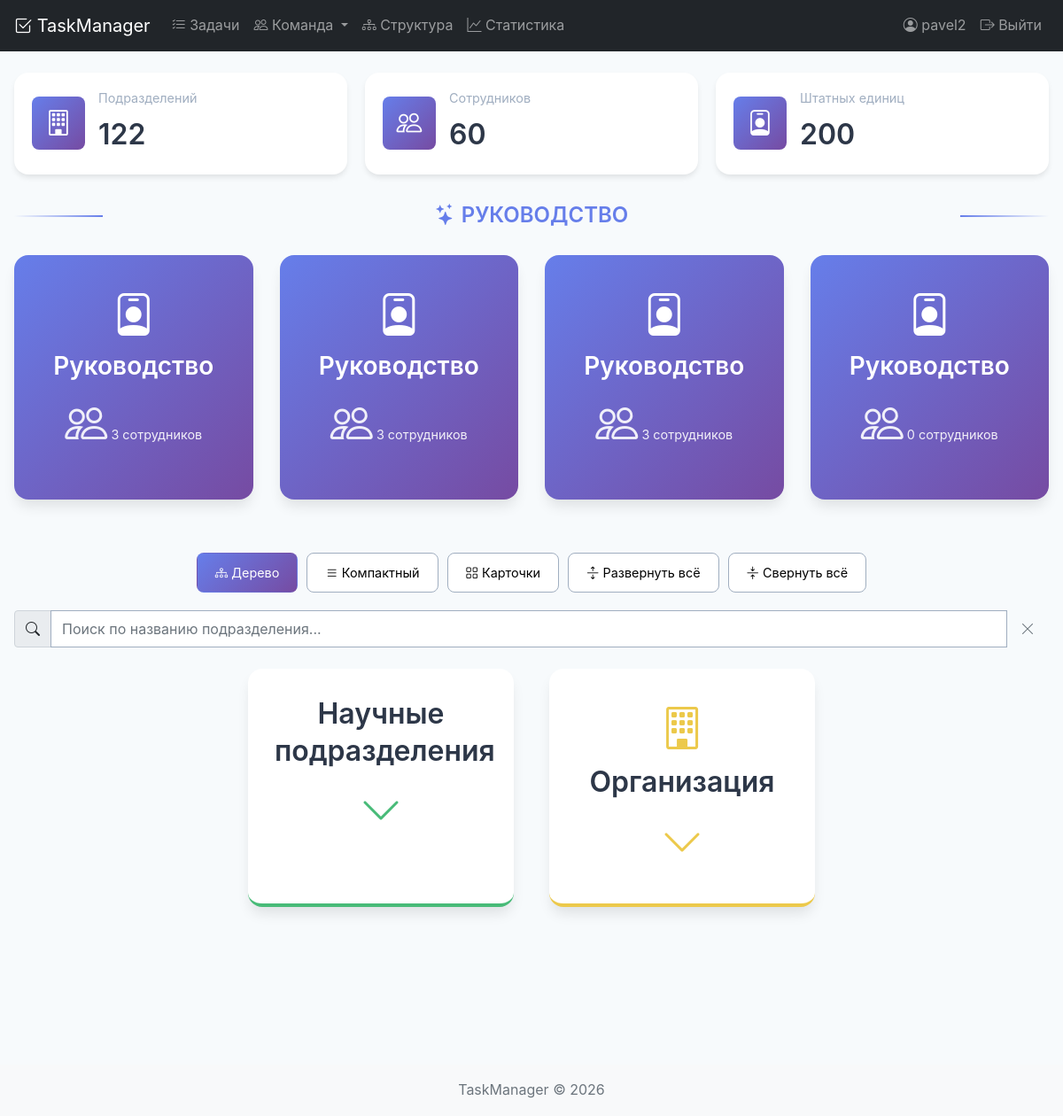
Page /org-chart/ (signed in) on the committed database.
### tasks/models.py (models this page shows, shortened)
class Department(models.Model):
    name = models.CharField('Название', max_length=255)
    code = models.CharField('Код', max_length=50, blank=True, null=True)
    parent = models.ForeignKey(
        'self',
        on_delete=models.CASCADE,
        verbose_name='Вышестоящее подразделение',
        related_name='children',
        null=True,
        blank=True
    )
    level = models.IntegerField('Уровень вложенности', default=0)
    full_path = models.CharField('Полный путь', max_length=500, blank=True)
    TYPE_CHOICES = [
        ('directorate', 'Дирекция'),
        ('department', 'Отдел'),
        ('laboratory', 'Лаборатория'),
        ('group', 'Группа'),
        ('service', 'Служба'),
        ('division', 'Отделение'),
    ]
    type = models.CharField('Тип', max_length=20, choices=TYPE_CHOICES, default='department')
    created_date = models.DateTimeField('Дата создания', auto_now_add=True)
    updated_date = models.DateTimeField('Дата обновления', auto_now=True)
    class Meta:
        verbose_name = 'Подразделение'
        verbose_name_plural = 'Подразделения'
        ordering = ['full_path']
        indexes = [
            models.Index(fields=['parent'], name='dept_parent_idx'),
            models.Index(fields=['type'], name='dept_type_idx'),
            models.Index(fields=['name'], name='dept_name_idx'),
            models.Index(fields=['full_path'], name='dept_full_path_idx'),
            models.Index(fields=['level'], name='dept_level_idx'),
        ]

### tasks/views/dashboard_views.py (the view)
# urls.py: path('org-chart/', organization_chart, name='organization_chart'),
@login_required
def organization_chart(request):
    cache_key = 'org_chart_data_v3'
    cached_data = cache.get(cache_key)
    if cached_data:
        print("📦 Данные загружены из кэша")
        return render(request, 'tasks/organization_chart.html', cached_data)
    print("🔄 Загружаем данные из базы...")
    departments = Department.objects.annotate(
        staff_count=Count('staff_positions', filter=Q(staff_positions__is_active=True))
    ).prefetch_related(
        Prefetch('staff_positions',
                queryset=StaffPosition.objects.filter(is_active=True).select_related('employee', 'position')),
        Prefetch('children',
                queryset=Department.objects.annotate(
                    child_staff_count=Count('staff_positions', filter=Q(staff_positions__is_active=True))
                ).prefetch_related(
                    Prefetch('staff_positions',
                            queryset=StaffPosition.objects.filter(is_active=True).select_related('employee', 'position')),
                    Prefetch('children',
                            queryset=Department.objects.annotate(
                                grandchild_staff_count=Count('staff_positions', filter=Q(staff_positions__is_active=True))
                            ).prefetch_related(
                                Prefetch('staff_positions',
                                        queryset=StaffPosition.objects.filter(is_active=True).select_related('employee', 'position'))
                            ))
                ))
    ).order_by('name')
    dept_list = list(departments)
    dept_dict = {d.id: d for d in dept_list}
    for dept in dept_list:
        dept.children_list = []
    root_departments = []
    for dept in dept_list:
        if dept.parent_id:
            parent = dept_dict.get(dept.parent_id)
            if parent:
                parent.children_list.append(dept)
        else:
            root_departments.append(dept)
    departments_by_type = {
        'institute': [],
        'department': [],
        'laboratory': [],
        'group': [],
        'service': [],
    }
    for dept in dept_list:
        dept_type = dept.type
        if dept_type in ['institute', 'directorate']:
            departments_by_type['institute'].append(dept)
        elif dept_type in departments_by_type:
            departments_by_type[dept_type].append(dept)
    radiobiology_institute = None
    for dept in dept_list:
        if 'радиационной биологии' in dept.name.lower():
            radiobiology_institute = dept
            break
    total_departments = len(dept_list)
    total_staff_positions = StaffPosition.objects.filter(is_active=True).count()
    total_employees = StaffPosition.objects.filter(is_active=True).values('employee').distinct().count()
    context = {
        'root_departments': root_departments,
        'departments_by_type': departments_by_type,
        'radiobiology_institute': radiobiology_institute,
        'total_departments': total_departments,
        'total_employees': total_employees,
        'total_staff_positions': total_staff_positions,
    }
    cache.set(cache_key, context, 60 * 10)
    return render(request, 'tasks/organization_chart.html', context)

### tasks/models.py (called while the page is built)
    @property
    def short_name(self):
        result = self.last_name
        if self.first_name:
            result += f" {self.first_name[0]}."
        if self.patronymic:
            result += f"{self.patronymic[0]}."  # Убираем пробел перед отчеством
        return result

### taskmanager/tasks/templates/tasks/organization_chart.html (shortened to what this page needs)
{% extends 'base.html' %}
{% load static %}
{% block extra_css %}
    <link href="{% static 'css/organization.css' %}" rel="stylesheet">
{% endblock %}
{% block content %}
<div class="org-chart-container">
    <div class="stats-cards">
        <div class="stat-card">
            <div class="stat-icon">
                <i class="bi bi-building"></i>
            </div>
            <div class="stat-info">
                <h3>Подразделений</h3>
                <p>{{ total_departments }}</p>
            </div>
        </div>
        <div class="stat-card">
            <div class="stat-icon">
                <i class="bi bi-people"></i>
            </div>
            <div class="stat-info">
                <h3>Сотрудников</h3>
                <p>{{ total_employees }}</p>
            </div>
        </div>
        <div class="stat-card">
            <div class="stat-icon">
                <i class="bi bi-person-badge"></i>
            </div>
            <div class="stat-info">
                <h3>Штатных единиц</h3>
                <p>{{ total_staff_positions }}</p>
            </div>
        </div>
    </div>
    <div class="leadership-section">
        <h2 class="leadership-title">
            <i class="bi bi-stars"></i> РУКОВОДСТВО
        </h2>
        <div class="leadership-grid">
            {% for dept in root_departments %}
                {% if 'руководств' in dept.name|lower or dept.type == 'directorate' %}
                    <div class="leadership-card">
                        <i class="bi bi-person-badge"></i>
                        <h3>{{ dept.name|truncatechars:40 }}</h3>
                        <p>
                            <i class="bi bi-people"></i>
                            {{ dept.staff_positions.count }} сотрудников
                        </p>
                    </div>
                {% endif %}
            {% endfor %}
        </div>
    </div>
    <div class="control-buttons">
        <button class="control-btn active" onclick="setView('tree')">
            <i class="bi bi-diagram-3"></i> Дерево
        </button>
        <button class="control-btn" onclick="setView('compact')">
            <i class="bi bi-list"></i> Компактный
        </button>
        <button class="control-btn" onclick="setView('cards')">
            <i class="bi bi-grid"></i> Карточки
        </button>
        <button class="control-btn" onclick="OrgTree.expandAll()">
            <i class="bi bi-arrows-expand"></i> Развернуть всё
        </button>
        <button class="control-btn" onclick="OrgTree.collapseAll()">
            <i class="bi bi-arrows-collapse"></i> Свернуть всё
        </button>
    </div>
    <div class="search-box mb-4">
        <div class="input-group">
            <span class="input-group-text"><i class="bi bi-search"></i></span>
            <input type="text" class="form-control" id="search-input"
                   placeholder="Поиск по названию подразделения...">
            <button class="btn btn-outline-secondary" onclick="Search.clear()">
                <i class="bi bi-x-lg"></i>
            </button>
        </div>
    </div>
    <div class="main-blocks">
        <div class="main-block science" onclick="MainBlocks.toggleScience()">
            <h2>Научные подразделения</h2>
            <div class="toggle-icon" id="science-icon">
                <i class="bi bi-chevron-down"></i>
            </div>
        </div>
        <div class="main-block organization" onclick="MainBlocks.toggleOrganization()">
            <i class="bi bi-building"></i>
            <h2>Организация</h2>
            <div class="toggle-icon" id="organization-icon">
                <i class="bi bi-chevron-down"></i>
            </div>
        </div>
    </div>
    <div class="org-tree" id="org-tree">
    </div>
</div>
{% endblock %}

### taskmanager/tasks/templates/base.html (shortened to what this page needs)
<!DOCTYPE html>
{% load static %}
<html lang="ru">
<head>
    <link href="https://cdn.jsdelivr.net/npm/bootstrap@5.1.3/dist/css/bootstrap.min.css" rel="stylesheet">
    <link rel="stylesheet" href="https://cdn.jsdelivr.net/npm/bootstrap-icons@1.8.1/font/bootstrap-icons.css">
        <link href="{% static 'css/style.css' %}" rel="stylesheet">
    <link href="{% static 'css/style.css' %}" rel="stylesheet">
    {% block extra_css %}{% endblock %}
</head>
<body>
    <nav class="navbar navbar-expand-lg navbar-dark bg-dark">
        <div class="container">
            <a class="navbar-brand" href="{% url 'task_list' %}">
                <i class="bi bi-check2-square"></i> TaskManager
            </a>
            <div class="collapse navbar-collapse" id="navbarNav">
                <ul class="navbar-nav me-auto">
                    <li class="nav-item">
                        <a class="nav-link" href="{% url 'task_list' %}">
                            <i class="bi bi-list-check"></i> Задачи
                        </a>
                    </li>
                    <li class="nav-item dropdown">
                        <a class="nav-link dropdown-toggle" href="#" data-bs-toggle="dropdown">
                            <i class="bi bi-people"></i> Команда
                        </a>
                    </li>
                    <li class="nav-item">
                        <a class="nav-link" href="{% url 'organization_chart' %}">
                            <i class="bi bi-diagram-3"></i> Структура
                        </a>
                    </li>
                    <li class="nav-item">
                        <a class="nav-link" href="{% url 'task_statistics' %}">
                            <i class="bi bi-graph-up"></i> Статистика
                        </a>
                    </li>
                </ul>
                <ul class="navbar-nav">
                    {% if user.is_authenticated %}
                        <li class="nav-item">
                            <span class="nav-link">
                                <i class="bi bi-person-circle"></i> {{ user.username }}
                            </span>
                        </li>
                        <li class="nav-item">
                            <a class="nav-link" href="{% url 'logout' %}">
                                <i class="bi bi-box-arrow-right"></i> Выйти
                            </a>
                        </li>
                    {% endif %}
                </ul>
            </div>
        </div>
    </nav>
    <main class="container mt-4">
        {% block content %}{% endblock %}
    </main>
    <footer class="footer mt-5 py-3 bg-light">
        <div class="container text-center">
            <span class="text-muted">TaskManager © {% now "Y" %}</span>
        </div>
    </footer>
</body>
</html>

### static/css/style.css (style rules this page uses)
:root { --primary-color: #667eea; --secondary-color: #764ba2; --success-color: #48bb78; --danger-color: #f56565; --warning-color: #ecc94b; --info-color: #4299e1; --dark-color: #2d3748; --light-color: #f7fafc; --gray-color: #a0aec0; --shadow-sm: 0 1px 2px 0 rgba(0, 0, 0, 0.05); --shadow-md: 0 4px 6px -1px rgba(0, 0, 0, 0.1); --shadow-lg: 0 10px 15px -3px rgba(0, 0, 0, 0.1); --shadow-xl: 0 20px 25px -5px rgba(0, 0, 0, 0.1); --border-radius-sm: 0.25rem; --border-radius-md: 0.5rem; --border-radius-lg: 1rem; --border-radius-xl: 2rem; --spacing-1: 0.25rem; --spacing-2: 0.5rem; --spacing-3: 0.75rem; --spacing-4: 1rem; --spacing-5: 1.25rem; --spacing-6: 1.5rem; --spacing-8: 2rem; --spacing-10: 2.5rem; --spacing-12: 3rem; }
* { margin: 0; padding: 0; box-sizing: border-box; }
body { font-family: -apple-system, BlinkMacSystemFont, 'Segoe UI', Roboto, 'Helvetica Neue', Arial, sans-serif; background-color: var(--light-color); color: var(--dark-color); line-height: 1.6; }
h1, h2, h3, h4, h5, h6 { font-weight: 600; line-height: 1.3; margin-bottom: var(--spacing-4); }
h2 { font-size: 2rem; }
h3 { font-size: 1.75rem; }
a { color: var(--primary-color); text-decoration: none; transition: color 0.2s; }
.btn { display: inline-block; padding: var(--spacing-2) var(--spacing-4); border-radius: var(--border-radius-md); font-weight: 500; text-align: center; cursor: pointer; transition: all 0.2s; border: none; font-size: 1rem; }
.form-control { width: 100%; padding: var(--spacing-2) var(--spacing-3); border: 1px solid var(--gray-color); border-radius: var(--border-radius-md); font-size: 1rem; transition: all 0.2s; }
.container { max-width: 1200px; margin: 0 auto; padding: 0 var(--spacing-4); }
.text-center { text-align: center; }
.mt-4 { margin-top: var(--spacing-4); }
.mt-5 { margin-top: var(--spacing-5); }
.mb-4 { margin-bottom: var(--spacing-4); }

### rows in the picture
Department: name "Руководство", staff_positions.count "3"
Department: name "Руководство", staff_positions.count "3"
Department: name "Руководство", staff_positions.count "3"
Department: name "Руководство", staff_positions.count "0"

### other values in the picture
{{ user.username }} "pavel2"
{{ total_departments }} "122"
{{ total_employees }} "60"
{{ total_staff_positions }} "200"
